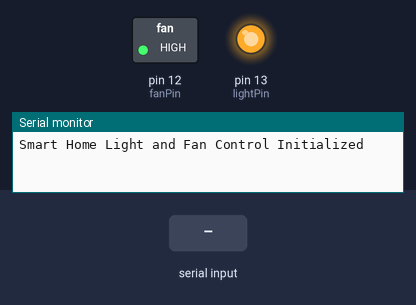
Bench run of a sketch on a simulated Arduino Uno, built with avr-gcc and run on an emulated ATmega328P. Shown: switched loads named in the sketch (green lamp = pin HIGH), output pins drawn as LEDs (lit = HIGH), the last lines printed to the serial monitor. The inputs (shaded band) are chosen by the test bench.

Above: at 1.2 s.
1.3 s: "1" received over Serial
At 1.7 s:
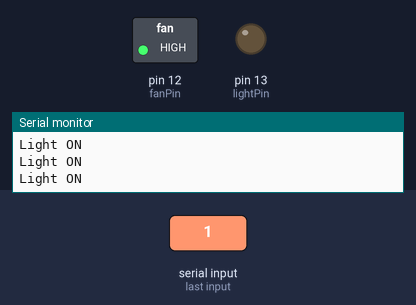
2.9 s: "3" received over Serial
At 4.1 s:
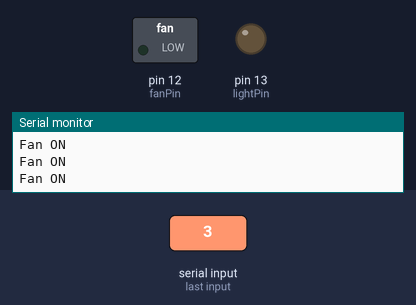
4.4 s: "2" received over Serial
At 5.3 s:
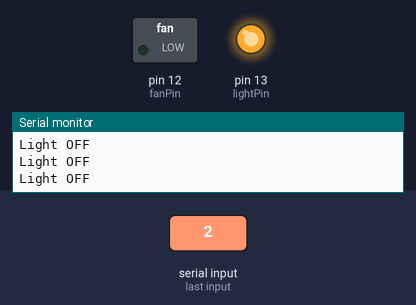
Timing chart, 0 to 7.4 s (numbered marks = the images above; inputs shaded):
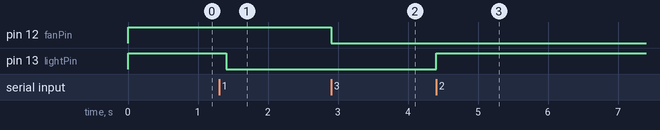

The sketch:

SmartHomeControl.ino
```cpp
char val;
int lightPin = 13;
int fanPin = 12;

void setup() {
  pinMode(lightPin, OUTPUT);
  pinMode(fanPin, OUTPUT);
  Serial.begin(9600);

  digitalWrite(lightPin, HIGH);
  digitalWrite(fanPin, HIGH);

  Serial.println("Smart Home Light and Fan Control Initialized");
}

void loop() {
  if (Serial.available()) {
    val = Serial.read();
    Serial.println(val);
  }

  if (val == '1') {
    digitalWrite(lightPin, LOW);
    Serial.println("Light ON");
  }
  else if (val == '2') {
    digitalWrite(lightPin, HIGH);
    Serial.println("Light OFF");
  }

  if (val == '3') {
    digitalWrite(fanPin, LOW);
    Serial.println("Fan ON");
  }
  else if (val == '4') {
    digitalWrite(fanPin, HIGH);
    Serial.println("Fan OFF");
  }

  delay(100);
}
```

Measured:
- after the input at 1.3 s, pin 13 (lightPin): HIGH → LOW after 0.10 s
- after the input at 2.9 s, pin 12 (fanPin): HIGH → LOW at once
- after the input at 4.4 s, pin 13 (lightPin): LOW → HIGH at once
